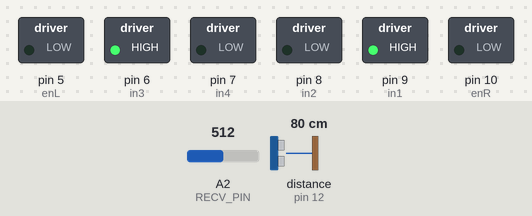
The sketch below on a simulated Arduino Uno, built with avr-gcc and run on an emulated ATmega328P. On the bench: switched loads named in the sketch (green lamp = pin HIGH). The test bench sets the inputs (shaded band); at power-on: A2 (RECV_PIN) = 512, distance to the obstacle (sensor on pin 12) 80 cm. The echo pulse lasts 58.3 µs per cm; pins used as bus, display or sensor lines are not drawn.

Above: at 1.2 s.
1.3 s: A2 (RECV_PIN) set to 416
2.8 s: A2 (RECV_PIN) set to 401
At 3.6 s:
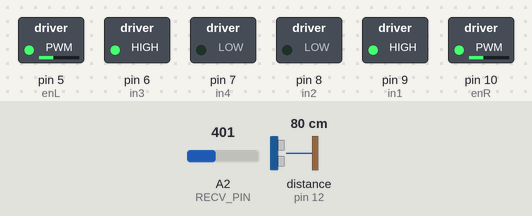
At 5.3 s:
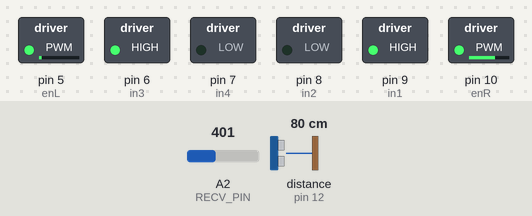
Timing chart, 0 to 11.0 s (numbered marks = the images above; inputs shaded):
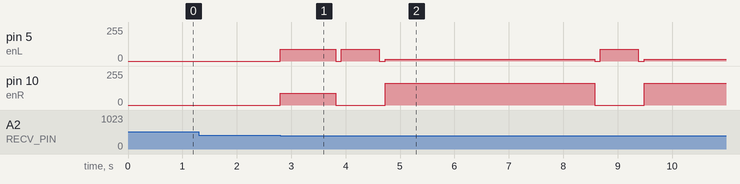

Measured:
- the behaviour switches between 410 and 409 on A2 (RECV_PIN) (found by bisection; images 0 and 1)
- after the input at 1.3 s, every drawn part: stays the same
- after the input at 2.8 s, pin 5 (enL): 0/255 → 90/255 at once, → 0/255 1.0 s later, → 90/255 0.10 s later, → 0/255 0.70 s later, … (9 changes in this stretch); pin 10 (enR): 0/255 → 90/255 at once, → 0/255 1.0 s later, → 165/255 0.92 s later, → 0/255 3.8 s later, … (5 changes in this stretch)

The sketch:

self_driving_car_stable_version_1.1.0.ino
```cpp
#include <PID_v1.h>

const int loop_delay = 0;
int turn_right_num = 0;
// START
bool go = false;   //False in partenza, True al verde del semaforo
const int RECV_PIN = A2;

// SETUP VELOCITA
int max_power = 180; // Potenza massima motori da usare
float v_max = 0.5;   // Percentuale di potenza per movimento rettilineo

//PID parameter
const double k_p = 12;
const double k_i = 0;
const double k_d = 0;
double pid_setpoint = 10;
double pid_in, pid_out;
double max_out = 75;
PID constroller(&pid_in, &pid_out, &pid_setpoint, k_p, k_i, k_d, DIRECT);

// PIN per i MOTORI
// motor right
const int enR =  10;
const int in1 =  9;
const int in2 =  8;
// motor left
const int enL = 5;
const int in3 = 6;
const int in4 = 7;

// Sonar
const int trigPin = 11;
const int echoPin = 12;
long distance; //distance in cm


// Infrarossi
const int vout = 0;


void setup() {
  set_arduino_pin();

  // PID setup
  constroller.SetMode(AUTOMATIC);
  constroller.SetOutputLimits(-max_out, max_out);

  // turn on motor RIGHT
  digitalWrite(in1, HIGH);
  digitalWrite(in2, LOW);
  analogWrite(enR, 0);

  // turn on motor LEFT
  digitalWrite(in3, HIGH);
  digitalWrite(in4, LOW);
  analogWrite(enL, 0);

  //For test
  //Serial.begin(9600);
}

double y;
long oldTime = 0;
long mytime;

void loop() {
  if(go){
    readDistance();
    if(distance > 38 && turn_right_num==0){
      turn_right();
      turn_right_num = 250;
    }
    else{
      if(turn_right_num > 0){
        turn_right_num--;
      }
      y = get_controller_output();
      set_power(y);
    }
    delay(loop_delay);
  }else{
    check_start();
  }
  //delay(1000);
  //mytime = millis();
  //prints time since program started
  //Serial.println(mytime-oldTime);
  //oldTime = mytime;
}

void check_start(){
  int valore=analogRead(RECV_PIN);
  float voltage = valore * (5.0 / 1023.0);
  if(voltage<2){
    go = true;
    starting_line();
  }
}

void set_arduino_pin(){
  //Start
  pinMode(RECV_PIN,INPUT);

  // Sonar setup
  pinMode(trigPin, OUTPUT);
  pinMode(echoPin, INPUT);

  // set all the motor control pins to outputs
  pinMode(enR, OUTPUT);
  pinMode(enL, OUTPUT);
  pinMode(in1, OUTPUT);
  pinMode(in2, OUTPUT);
  pinMode(in3, OUTPUT);
  pinMode(in4, OUTPUT);
}

void readDistance(){
    int count = 0;
    long duration;
    long minDistance = 10000;
    while(count<1){
      // The sensor is triggered by a HIGH pulse of 10 or more microseconds.
      // Give a short LOW pulse beforehand to ensure a clean HIGH pulse:
      digitalWrite(trigPin, LOW);
      delayMicroseconds(5);
      digitalWrite(trigPin, HIGH);
      delayMicroseconds(10);
      digitalWrite(trigPin, LOW);

      // Read the signal from the sensor: a HIGH pulse whose
      // duration is the time (in microseconds) from the sending
      // of the ping to the reception of its echo off of an object.
      duration = pulseIn(echoPin, HIGH, 20000);

      // Convert the time into a distance
      distance = (duration/2) / 29.1;     // Divide by 29.1 or multiply by 0.0343
      if(distance < minDistance){
        minDistance = distance;
      }
      count++;
      delay(10);
    }
    distance = minDistance;
    if(distance == 0)
      distance = 40;
}

double get_controller_output(){
  pid_in = distance;
  constroller.Compute();
  return pid_out / max_out;
}

void set_power(double y)
{
  int p_rx; //potenza motore dx
  int p_lx; //potenza motore sx
  p_rx = max_power * v_max - 75 * y;//(1 - v_max) * y * max_power;
  p_lx = max_power * v_max + 75 * y;//(1 - v_max) * y * max_power;

  if(p_rx < 0)
    p_rx = 0;
  if(p_lx < 0)
    p_lx = 0;

  if(p_rx > 255)
    p_rx = 255;
  if(p_lx > 255)
    p_lx = 255;


  //Serial.print("DISTANCE=");
  //Serial.print(distance);
  //Serial.print(" Y=");
  //Serial.print(y);
  //Serial.print(" L=");
  //Serial.print(p_lx);
  //Serial.print(" - ");
  //Serial.print("R=");
  //Serial.println(p_rx);

  analogWrite(enR, p_rx);
  analogWrite(enL, p_lx);
}

void turn_right(){
  analogWrite(enR, 0);
  analogWrite(enL,  0);
  delay(100);
  analogWrite(enL,  max_power * v_max);
  delay(700);
  analogWrite(enL,  0);
  delay(100);
}

void starting_line(){
  analogWrite(enL,  max_power * v_max);
  analogWrite(enR,  max_power * v_max);
  delay(1000);
}
```
